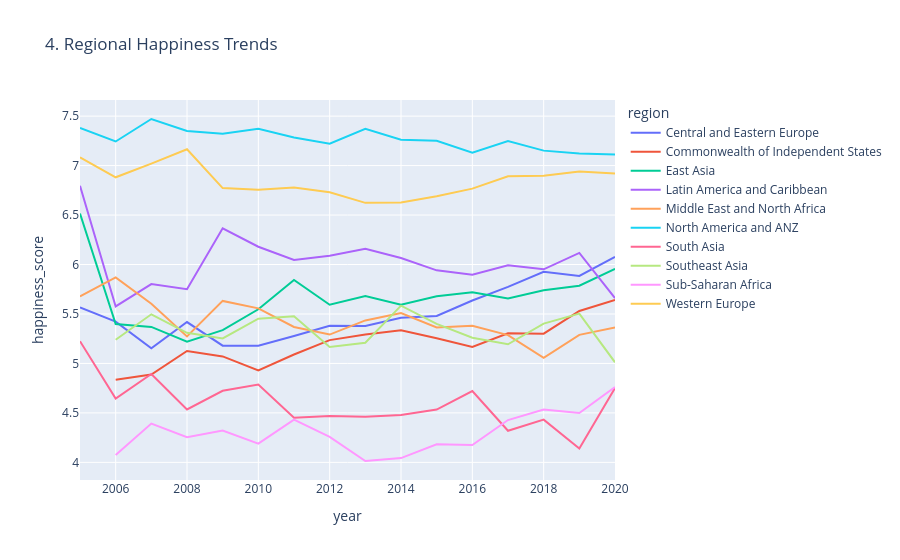

Here is the notebook cell this chart was saved with:
### Code cell
# 4. Regional Happiness Trends
if all(col in df_all.columns for col in ["region", "year", "happiness_score"]):
    regional_avg = df_all.groupby(["region", "year"])["happiness_score"].mean().reset_index()
    fig4 = px.line(regional_avg, x="year", y="happiness_score", color="region",
                 title="4. Regional Happiness Trends")
    fig4.show()

### Figure 1 — Plotly figure (JSON) as saved in the notebook; plotly's stock layout.template omitted (floating-point values rounded to 4 significant figures)
{"data": [{"hovertemplate": "region=Central and Eastern Europe<br>year=%{x}<br>happiness_score=%{y}<extra></extra>", "legendgroup": "Central and Eastern Europe", "line": {"color": "#636efa", "dash": "solid"}, "marker": {"symbol": "circle"}, "mode": "lines", "name": "Central and Eastern Europe", "orientation": "v", "showlegend": true, "type": "scatter", "x": [2005, 2006, 2007, 2008, 2009, 2010, 2011, 2012, 2013, 2014, 2015, 2016, 2017, 2018, 2019, 2020], "xaxis": "x", "y": [5.567, 5.422, 5.152, 5.418, 5.18, 5.179, 5.277, 5.381, 5.378, 5.462, 5.479, 5.636, 5.774, 5.927, 5.885, 6.077], "yaxis": "y"}, {"hovertemplate": "region=Commonwealth of Independent States<br>year=%{x}<br>happiness_score=%{y}<extra></extra>", "legendgroup": "Commonwealth of Independent States", "line": {"color": "#EF553B", "dash": "solid"}, "marker": {"symbol": "circle"}, "mode": "lines", "name": "Commonwealth of Independent States", "orientation": "v", "showlegend": true, "type": "scatter", "x": [2006, 2007, 2008, 2009, 2010, 2011, 2012, 2013, 2014, 2015, 2016, 2017, 2018, 2019, 2020], "xaxis": "x", "y": [4.835, 4.887, 5.125, 5.071, 4.93, 5.09, 5.236, 5.294, 5.334, 5.255, 5.166, 5.304, 5.301, 5.531, 5.642], "yaxis": "y"}, {"hovertemplate": "region=East Asia<br>year=%{x}<br>happiness_score=%{y}<extra></extra>", "legendgroup": "East Asia", "line": {"color": "#00cc96", "dash": "solid"}, "marker": {"symbol": "circle"}, "mode": "lines", "name": "East Asia", "orientation": "v", "showlegend": true, "type": "scatter", "x": [2005, 2006, 2007, 2008, 2009, 2010, 2011, 2012, 2013, 2014, 2015, 2016, 2017, 2018, 2019, 2020], "xaxis": "x", "y": [6.516, 5.398, 5.369, 5.221, 5.336, 5.547, 5.843, 5.593, 5.682, 5.594, 5.679, 5.72, 5.657, 5.739, 5.786, 5.957], "yaxis": "y"}, {"hovertemplate": "region=Latin America and Caribbean<br>year=%{x}<br>happiness_score=%{y}<extra></extra>", "legendgroup": "Latin America and Caribbean", "line": {"color": "#ab63fa", "dash": "solid"}, "marker": {"symbol": "circle"}, "mode": "lines", "name": "Latin America and Caribbean", "orientation": "v", "showlegend": true, "type": "scatter", "x": [2005, 2006, 2007, 2008, 2009, 2010, 2011, 2012, 2013, 2014, 2015, 2016, 2017, 2018, 2019, 2020], "xaxis": "x", "y": [6.796, 5.576, 5.802, 5.75, 6.367, 6.18, 6.046, 6.09, 6.159, 6.065, 5.941, 5.897, 5.993, 5.951, 6.118, 5.66], "yaxis": "y"}, {"hovertemplate": "region=Middle East and North Africa<br>year=%{x}<br>happiness_score=%{y}<extra></extra>", "legendgroup": "Middle East and North Africa", "line": {"color": "#FFA15A", "dash": "solid"}, "marker": {"symbol": "circle"}, "mode": "lines", "name": "Middle East and North Africa", "orientation": "v", "showlegend": true, "type": "scatter", "x": [2005, 2006, 2007, 2008, 2009, 2010, 2011, 2012, 2013, 2014, 2015, 2016, 2017, 2018, 2019, 2020], "xaxis": "x", "y": [5.677, 5.87, 5.604, 5.272, 5.632, 5.557, 5.368, 5.292, 5.435, 5.509, 5.364, 5.382, 5.287, 5.056, 5.289, 5.363], "yaxis": "y"}, {"hovertemplate": "region=North America and ANZ<br>year=%{x}<br>happiness_score=%{y}<extra></extra>", "legendgroup": "North America and ANZ", "line": {"color": "#19d3f3", "dash": "solid"}, "marker": {"symbol": "circle"}, "mode": "lines", "name": "North America and ANZ", "orientation": "v", "showlegend": true, "type": "scatter", "x": [2005, 2006, 2007, 2008, 2009, 2010, 2011, 2012, 2013, 2014, 2015, 2016, 2017, 2018, 2019, 2020], "xaxis": "x", "y": [7.38, 7.244, 7.471, 7.35, 7.323, 7.372, 7.284, 7.222, 7.372, 7.263, 7.251, 7.131, 7.248, 7.151, 7.123, 7.112], "yaxis": "y"}, {"hovertemplate": "region=South Asia<br>year=%{x}<br>happiness_score=%{y}<extra></extra>", "legendgroup": "South Asia", "line": {"color": "#FF6692", "dash": "solid"}, "marker": {"symbol": "circle"}, "mode": "lines", "name": "South Asia", "orientation": "v", "showlegend": true, "type": "scatter", "x": [2005, 2006, 2007, 2008, 2009, 2010, 2011, 2012, 2013, 2014, 2015, 2016, 2017, 2018, 2019, 2020], "xaxis": "x", "y": [5.225, 4.645, 4.894, 4.535, 4.724, 4.786, 4.452, 4.47, 4.461, 4.478, 4.534, 4.721, 4.32, 4.432, 4.141, 4.752], "yaxis": "y"}, {"hovertemplate": "region=Southeast Asia<br>year=%{x}<br>happiness_score=%{y}<extra></extra>", "legendgroup": "Southeast Asia", "line": {"color": "#B6E880", "dash": "solid"}, "marker": {"symbol": "circle"}, "mode": "lines", "name": "Southeast Asia", "orientation": "v", "showlegend": true, "type": "scatter", "x": [2006, 2007, 2008, 2009, 2010, 2011, 2012, 2013, 2014, 2015, 2016, 2017, 2018, 2019, 2020], "xaxis": "x", "y": [5.239, 5.497, 5.309, 5.253, 5.452, 5.476, 5.167, 5.21, 5.584, 5.399, 5.26, 5.193, 5.403, 5.504, 5.011], "yaxis": "y"}, {"hovertemplate": "region=Sub-Saharan Africa<br>year=%{x}<br>happiness_score=%{y}<extra></extra>", "legendgroup": "Sub-Saharan Africa", "line": {"color": "#FF97FF", "dash": "solid"}, "marker": {"symbol": "circle"}, "mode": "lines", "name": "Sub-Saharan Africa", "orientation": "v", "showlegend": true, "type": "scatter", "x": [2006, 2007, 2008, 2009, 2010, 2011, 2012, 2013, 2014, 2015, 2016, 2017, 2018, 2019, 2020], "xaxis": "x", "y": [4.074, 4.392, 4.254, 4.321, 4.19, 4.432, 4.258, 4.014, 4.043, 4.183, 4.175, 4.428, 4.534, 4.499, 4.762], "yaxis": "y"}, {"hovertemplate": "region=Western Europe<br>year=%{x}<br>happiness_score=%{y}<extra></extra>", "legendgroup": "Western Europe", "line": {"color": "#FECB52", "dash": "solid"}, "marker": {"symbol": "circle"}, "mode": "lines", "name": "Western Europe", "orientation": "v", "showlegend": true, "type": "scatter", "x": [2005, 2006, 2007, 2008, 2009, 2010, 2011, 2012, 2013, 2014, 2015, 2016, 2017, 2018, 2019, 2020], "xaxis": "x", "y": [7.083, 6.882, 7.02, 7.165, 6.772, 6.757, 6.779, 6.73, 6.623, 6.627, 6.69, 6.767, 6.892, 6.898, 6.941, 6.919], "yaxis": "y"}], "layout": {"legend": {"title": {"text": "region"}, "tracegroupgap": 0}, "title": {"text": "4. Regional Happiness Trends"}, "xaxis": {"anchor": "y", "domain": [0, 1], "title": {"text": "year"}}, "yaxis": {"anchor": "x", "domain": [0, 1], "title": {"text": "happiness_score"}}}}
